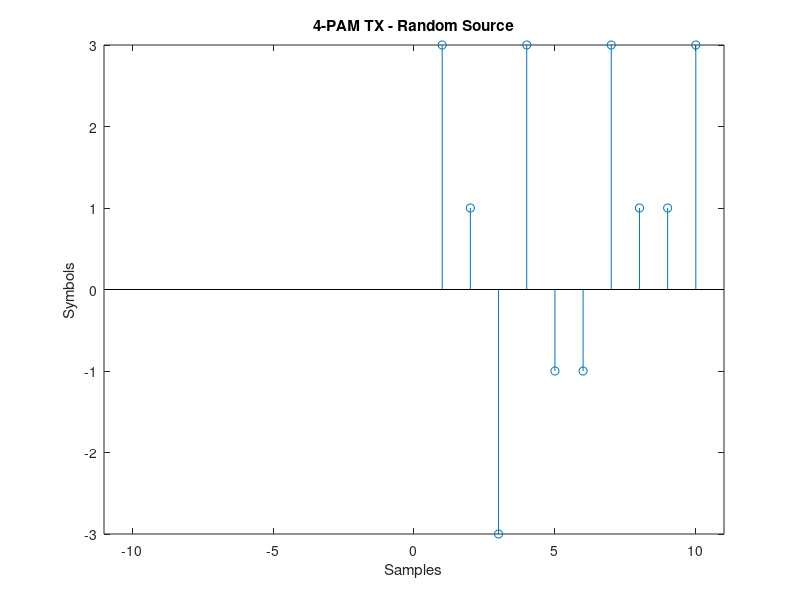
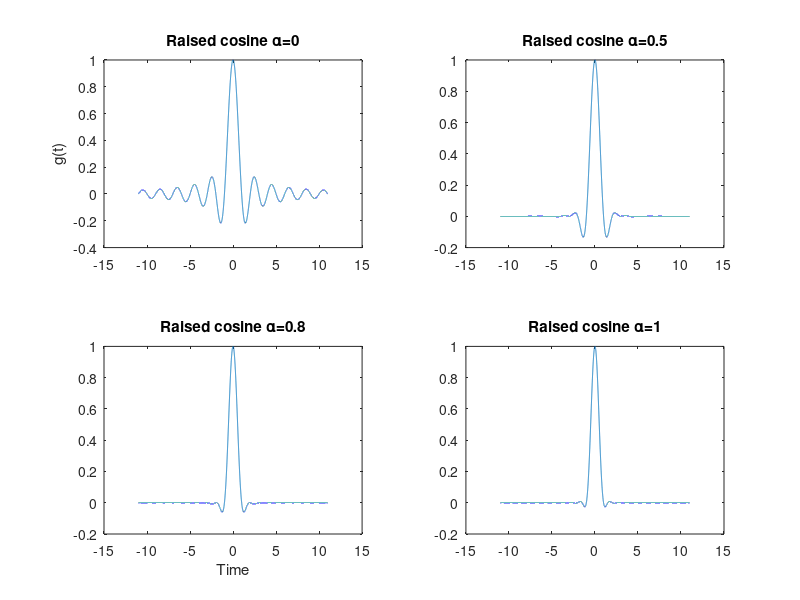
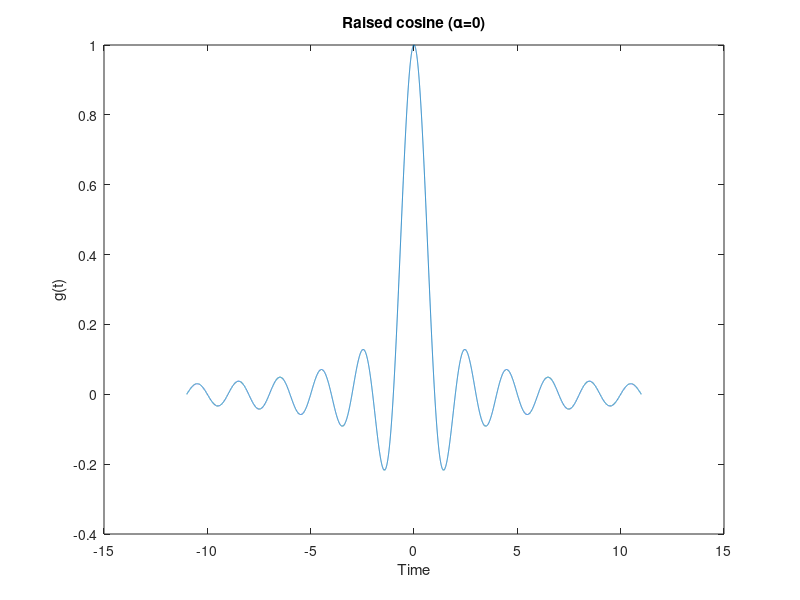
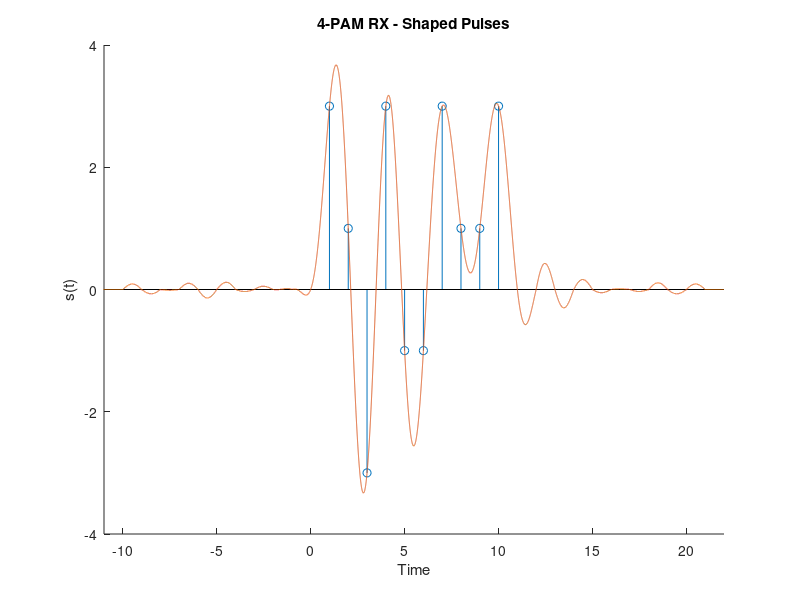

MATLAB code for these plots, in order:
%% PAM-4 Transmitter
% gpaulino
clc; clearvars; close all;
tic;
%% Extra information
% fc = 440
%
% sample rate
% fs = 8192

%% User parameters
% transmitter
len_src_sym = 10; % mapped
T = 1;        % period in seconds
symbols_set = [-3, -1, 1, 3];

alpha = 0; % raised cossine alpha

% time_interval = 10; % seconds
samples_per_second = 1000; % samples

% channel
N0 = 0.1; % noise amplitude (Vpp ratio of the received signal)

% receiver
A_norm = 1.25; % normalization gain

% general
plot_en = true; % enable plot

%% Time vector
time_interval = len_src_sym +1;

tmin = -time_interval;
tmax = time_interval;
t = linspace(tmin, tmax, (tmax-tmin)*samples_per_second);
t0 = ((tmax-tmin)/2)*samples_per_second + 1; % initial time

%% TX Source + Mapper
a = randsrc(1, len_src_sym, symbols_set); % random symbols source
m = linspace(1, len_src_sym, len_src_sym);  % spacing vector discrete in time
k = linspace(t0 + T*samples_per_second, length(t)-samples_per_second+1, len_src_sym);  % spacing vector continuous in time

am = zeros(1, length(t)); % spaced symbols
am(k) = a;

if (plot_en)
    figure()
    % hold on %
    stem(m, a)
    % stem(t,am) %
    title('4-PAM TX - Random Source')
    xlabel('Samples')
    ylabel('Symbols')
    xlim([tmin tmax])
end
%% Raised cosine filter
g = @(t,a) sinc(t/T) .* (cos(a*pi*t/T) ./ (1 - (2*a*t/T).^2));

if (plot_en)
    alphas = [0, 0.5, 0.8, 1]; % example figure
    figure()
    subplot(221)
    plot(t, g(t, alphas(1)))
    title(['Raised cosine \alpha=' num2str(alphas(1))])
    ylabel('g(t)')
    subplot(222)
    plot(t, g(t, alphas(2)))
    title(['Raised cosine \alpha=' num2str(alphas(2))])
    subplot(223)
    plot(t, g(t, alphas(3)))
    title(['Raised cosine \alpha=' num2str(alphas(3))])
    xlabel('Time')
    subplot(224)
    plot(t, g(t, alphas(4)))
    title(['Raised cosine \alpha=' num2str(alphas(4))])
end
%% Pulse Shape Filter
gt = g(t, alpha);

if (plot_en)
    figure()
    plot(t, gt)
    title(['Raised cosine (\alpha=' num2str(alpha) ')'])
    xlabel('Time')
    ylabel('g(t)')
end
%% Shapped Pulses
s = conv(am, gt);
t2 = linspace(2*tmin, 2*tmax, 2*(tmax-tmin)*samples_per_second - 1);

if (plot_en)
    figure()
    hold on
    % stem(t,am)
    stem(m,a)
    plot(t2,s)
    xlim([min(t) max(t2)])
    title('4-PAM RX - Shaped Pulses')
    xlabel('Time')
    ylabel('s(t)')
    hold off
end
%%  PAM-4 Receiver
N = N0*(2*max(s)); % noise amplitude
%n = N*gaussmf(t2, [0.5 5]);
n = N*rand(1, length(t2));

if (plot_en)
    figure()
    plot(t2, n)
    xlim([tmin tmax])
    xlabel('Time')
    ylabel('Amplitude')
    title('White Noise')
end
%% 
r = s+n;

if (plot_en)
    figure()
    plot(t2,r)
    xlim([min(t) max(t2)])
    xlabel('Time')
    title('Received Signal')
end
%%
h = conj( g(-t, alpha) );

if (plot_en)
    figure()
    plot(t,h)
    title(['Matched Filter - Raised cosine (\alpha=' num2str(alpha) ')'])
    xlabel('Time')
    ylabel('g*(-t)')
end
%% normalize
y = conv(r, h);
norm_y = y.*A_norm*max(symbols_set)./max(abs(y));

t3 = linspace(3*tmin, 3*tmax, 3*(tmax-tmin)*samples_per_second - 2);
t0_3 = (((3*tmax)-(3*tmin))/2)*samples_per_second + 1; % sync point

if (plot_en)
    figure()
    hold on
    stem(m,a)
    plot(t3, norm_y)
    xlim([min(t) max(t2)])
    hold off
end
%%
xmin = 0;
xmax = 10;

ymin = min([min(s) min(r) min(norm_y)]); % signal + noise
ymax = max([max(s) max(r) max(norm_y)]);

if (plot_en)
    figure()
    subplot(411)
    stem(m,a)
    grid on
    xlim([xmin xmax])
    ylim([ymin ymax])
    title('1: Source Symbols')
    subplot(412)
    plot(t2,s)
    xlim([xmin xmax])
    ylim([ymin ymax])
    grid on
    title('2: Transmitted Signal')
    subplot(413)
    plot(t2, r)
    xlim([xmin xmax])
    ylim([ymin ymax])
    grid on
    title('3: Received Signal')
    subplot(414)
    plot(t3, norm_y)
    xlim([xmin xmax])
    ylim([ymin ymax])
    grid on
    title('4: Filtered Signal')
end
%% quantization
m3 = linspace(1, len_src_sym, len_src_sym);
k3 = linspace(t0_3 + T*samples_per_second, 2*length(t)-samples_per_second+1, len_src_sym);  
fm = norm_y(k3); % sampled levels

if (plot_en)
    figure()
    hold on
    stem(m3, fm)
    plot(t3, norm_y)
    % plot(norm_y)
    xlim([0 max(t)])
    hold off
end
%% slicer
out = zeros(1, length(fm));
i=1;

for R = fm
    if R > 2
        out(i) = 3;
    elseif R > 0
        out(i) = 1;
    elseif R > -2
        out(i) = -1;
    else
        out(i) = -3;
    end
    i = i + 1;
end

if (plot_en)
    figure()
    hold on %
    stem(m, a)
    stem(m3, out)
    hold off
end
%%
disp(['input:  ' num2str(a)])
disp(['output: ' num2str(out)])
err = sum(ne(a,out));
disp(['errors: ' num2str(err) ' out of total ' num2str(len_src_sym) ' symbols'])
%% end section
toc;